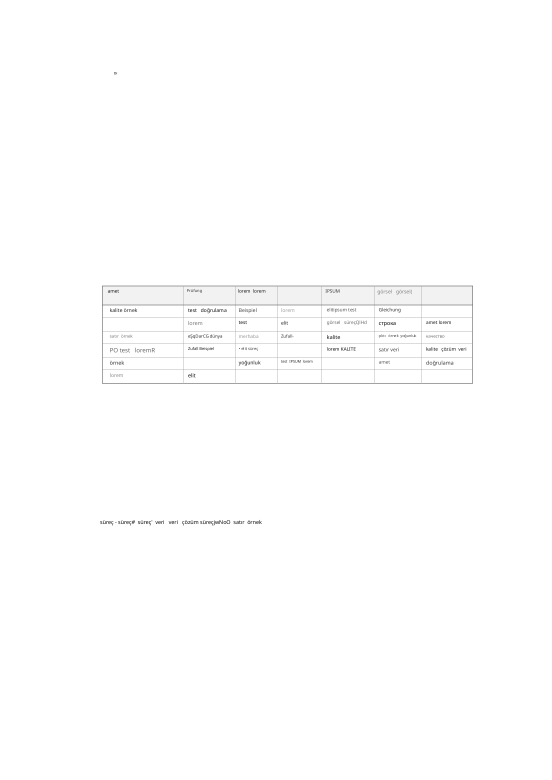
#> input picture test_artifacts/e2e/acceptance_report_source/images/000000.png, 1654 x 2338 px (shown at 1/3 size)
$ python -i image_cleanup.py   (imports and definitions only)
#> lines starting #> are read from the running program, lines starting #| are printed output that depends on the picture; after the words box and inside, x2 and y2 are one past the last pixel; in counts of white or black regions, pixels touching at a corner belong together
#> further down, picture is the input picture: PIL image 1654x2338 RGB; min 1, max 255, mean 253.9
# src/ai1_gen/latex/image_cleanup.py
# Recommended version ranges:
# - Python>=3.10,<3.14
# - Pillow>=10,<12

from __future__ import annotations

from PIL import Image, ImageChops

from .errors import LatexRenderError


def crop_rgba_to_alpha_bbox(
    image: Image.Image,
    pad: int = 4,
    *,
    white_threshold: int = 248,
    ink_threshold: int = 7,
) -> Image.Image:
    """
    Crop renderer output to the visible LaTeX ink region.

    Some HTTP renderers return a full white-page PNG with a fully opaque alpha
    channel. A pure alpha-bbox crop is not enough in that case. This function
    detects ink by comparing pixels against a white background, converts the
    background to transparency, and returns black glyphs on transparent alpha.
    """
#> called with pad = 4, white_threshold = 248, ink_threshold = 7
    if image.mode != "RGBA":
        image = image.convert("RGBA")

    if image.width <= 1 or image.height <= 1:
        return image

    rgb = image.convert("RGB")
    white = Image.new("RGB", rgb.size, (255, 255, 255))
#> white: PIL image 1654x2338 RGB; every value is 255

    diff = ImageChops.difference(rgb, white).convert("L")
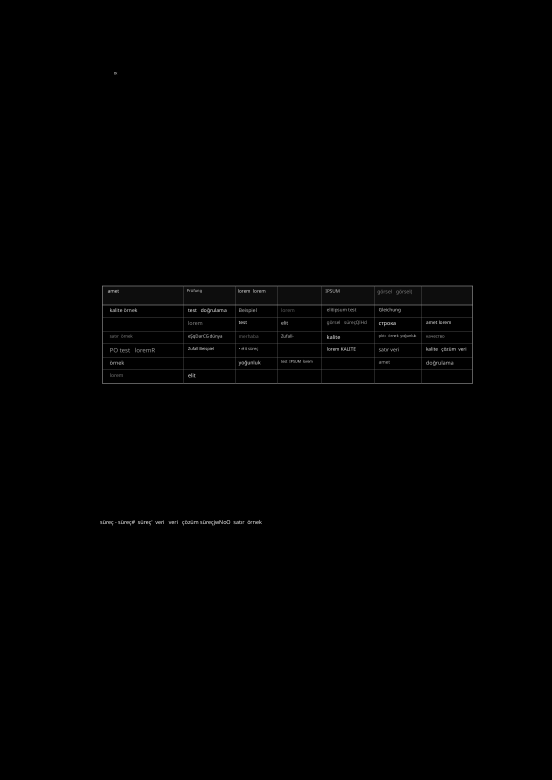
#> diff: PIL image 1654x2338 L (shown at 1/3 size); min 0, max 254, mean 1.1
    ink_mask = diff.point(lambda pixel: 255 if pixel > ink_threshold else 0)
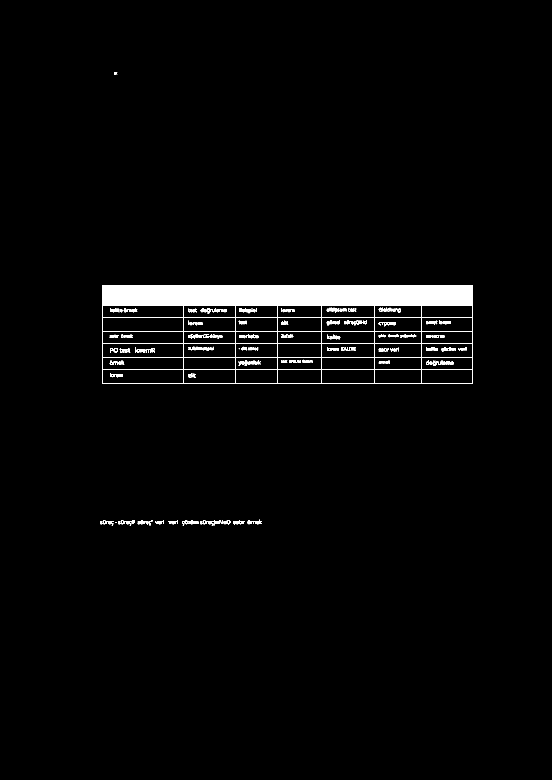
#> ink_mask: PIL image 1654x2338 L (shown at 1/3 size); 2.3% white; 281 white regions (34 under 20 px), largest, box (x1, y1, x2, y2) and area: (306, 857, 1419, 1151) 75738, (359, 1045, 383, 1058) 163, (1053, 961, 1078, 976) 161
    bbox = ink_mask.getbbox()
#> bbox = (300, 216, 1419, 1576)

    if bbox is None:
        raise LatexRenderError("render/latex-empty-ink")

    x0, y0, x1, y1 = bbox
#> x0 = 300; y0 = 216; x1 = 1419; y1 = 1576
    x0 = max(0, x0 - pad)
#> x0 = 296
    y0 = max(0, y0 - pad)
#> y0 = 212
    x1 = min(image.width, x1 + pad)
#> x1 = 1423
    y1 = min(image.height, y1 + pad)
#> y1 = 1580

    cropped_rgb = rgb.crop((x0, y0, x1, y1))
    cropped_diff = ImageChops.difference(
        cropped_rgb,
        Image.new("RGB", cropped_rgb.size, (255, 255, 255)),
    ).convert("L")
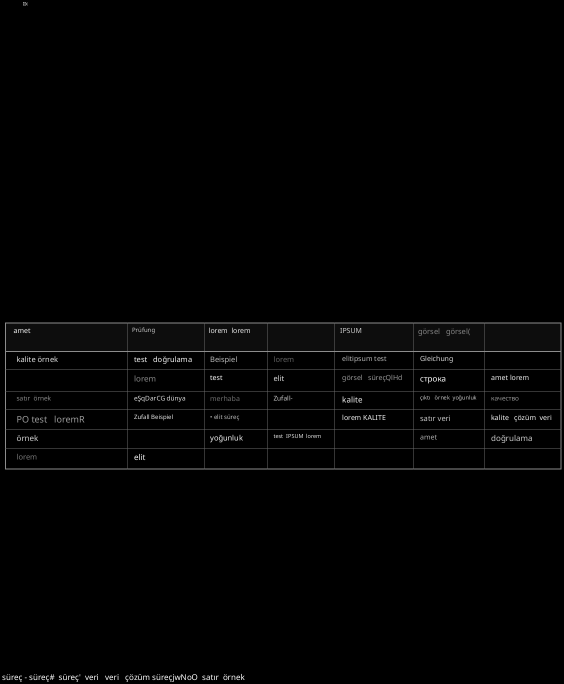
#> cropped_diff: PIL image 1127x1368 L (shown at 1/2 size); min 0, max 254, mean 2.8

    soft_alpha = cropped_diff.point(lambda pixel: max(0, min(255, int(pixel) * 4)))
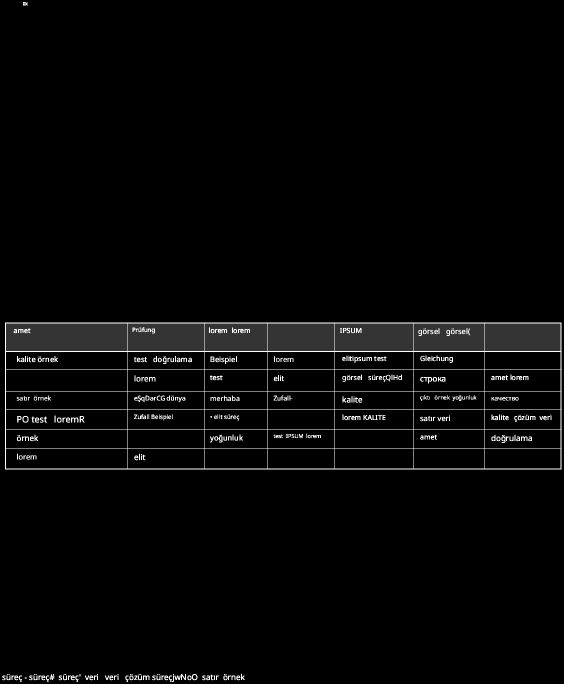
#> soft_alpha: PIL image 1127x1368 L (shown at 1/2 size); min 0, max 255, mean 6.6
    near_white_kill = cropped_rgb.convert("L").point(
        lambda pixel: 0 if pixel >= white_threshold else 255
    )
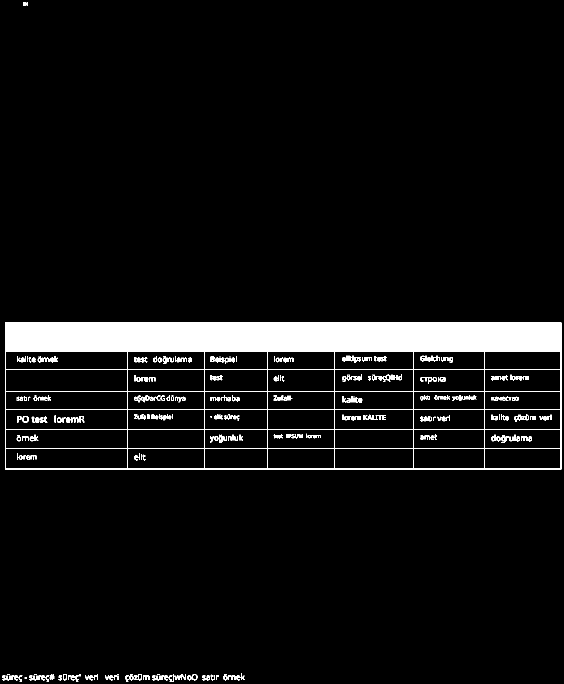
#> near_white_kill: PIL image 1127x1368 L (shown at 1/2 size); 5.8% white; 281 white regions (34 under 20 px), largest, box (x1, y1, x2, y2) and area: (10, 645, 1123, 939) 75738, (63, 833, 87, 846) 163, (757, 749, 782, 764) 161

    alpha = ImageChops.multiply(soft_alpha, near_white_kill)

    output = Image.new("RGBA", cropped_rgb.size, (0, 0, 0, 0))
#> output: PIL image 1127x1368 RGBA; every value is 0
    black = Image.new("RGBA", cropped_rgb.size, (0, 0, 0, 255))
    output.paste(black, (0, 0), alpha)
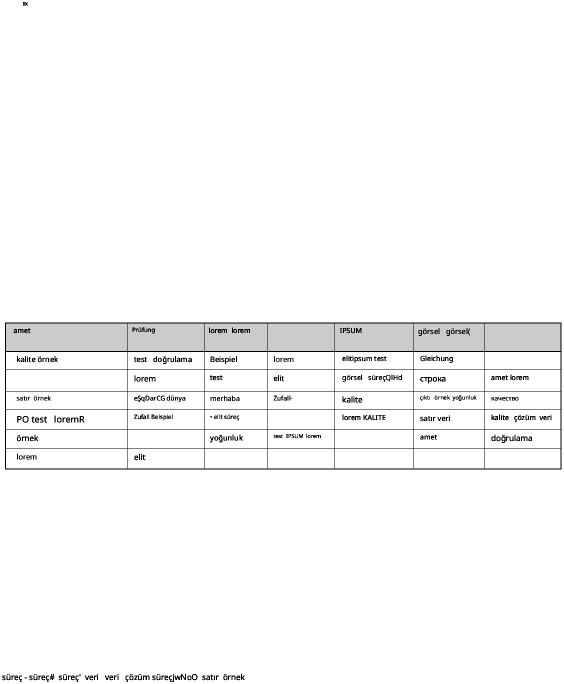
#> output: PIL image 1127x1368 RGBA (shown at 1/2 size); mean R, G, B, A 0, 0, 0, 6.6; transparent parts drawn white
    output.putalpha(alpha)

    final_bbox = output.getchannel("A").getbbox()
#> final_bbox = (4, 4, 1123, 1364)

    if final_bbox is None:
        raise LatexRenderError("render/latex-empty-alpha-after-cleanup")

    cropped = output.crop(final_bbox)

    if pad <= 0:
        return cropped

    padded = Image.new(
        "RGBA",
        (cropped.width + 2 * pad, cropped.height + 2 * pad),
        (0, 0, 0, 0),
    )
    padded.paste(cropped, (pad, pad), cropped)
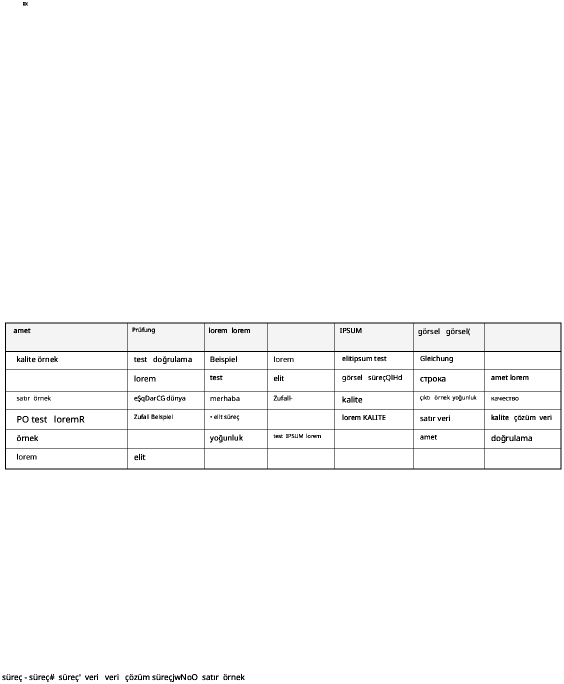
#> padded: PIL image 1127x1368 RGBA (shown at 1/2 size); mean R, G, B, A 0, 0, 0, 4.9; transparent parts drawn white
    return padded

>>> from PIL import Image
>>> picture = Image.open('../../../test_artifacts/e2e/acceptance_report_source/images/000000.png')
>>> result = crop_rgba_to_alpha_bbox(picture)

$ run again, on test_artifacts/e2e/acceptance_report_source/images/000001.png
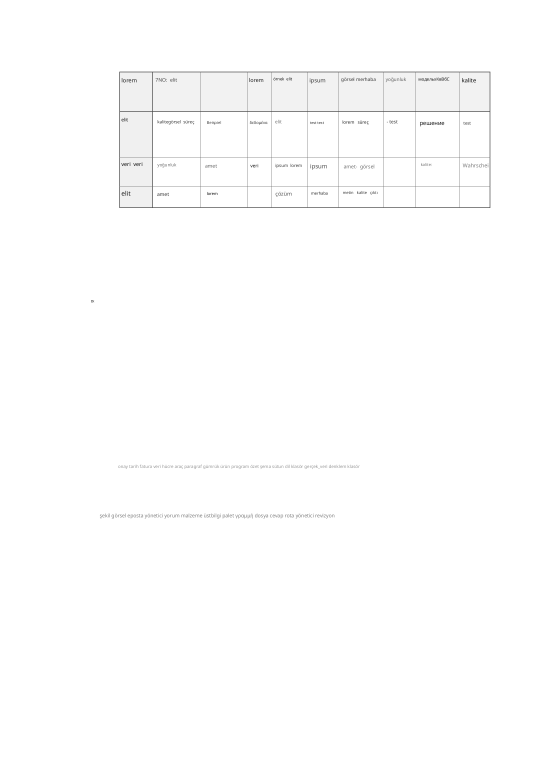
#> input picture test_artifacts/e2e/acceptance_report_source/images/000001.png, 1654 x 2338 px (shown at 1/3 size)
#> picture is the input picture: PIL image 1654x2338 RGB; min 4, max 255, mean 253.4
#> white: PIL image 1654x2338 RGB; every value is 255
#> in crop_rgba_to_alpha_bbox, `ink_mask = diff.point(lambda pixel: 255 if pixel > ink_threshold else 0)`:
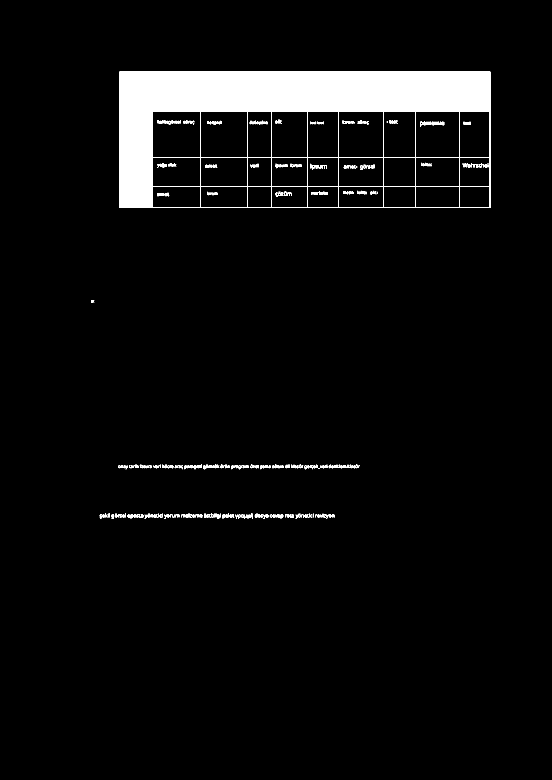
#> ink_mask: PIL image 1654x2338 L (shown at 1/3 size); 4.7% white; 278 white regions (56 under 20 px), largest, box (x1, y1, x2, y2) and area: (358, 215, 1471, 624) 170649, (392, 1542, 430, 1556) 224, (749, 362, 776, 373) 150
#> bbox = (273, 215, 1471, 1556)
#> in crop_rgba_to_alpha_bbox, `x0, y0, x1, y1 = bbox`: x0 = 273; y0 = 215; x1 = 1471; y1 = 1556
#> in crop_rgba_to_alpha_bbox, `x0 = max(0, x0 - pad)`: x0 = 269
#> in crop_rgba_to_alpha_bbox, `y0 = max(0, y0 - pad)`: y0 = 211
#> in crop_rgba_to_alpha_bbox, `x1 = min(image.width, x1 + pad)`: x1 = 1475
#> in crop_rgba_to_alpha_bbox, `y1 = min(image.height, y1 + pad)`: y1 = 1560
#> near_white_kill: PIL image 1206x1349 L; 11.3% white; 278 white regions (56 under 20 px), largest, box (x1, y1, x2, y2) and area: (89, 4, 1202, 413) 170649, (123, 1331, 161, 1345) 224, (480, 151, 507, 162) 150
#> final_bbox = (4, 4, 1202, 1345)
#> in crop_rgba_to_alpha_bbox, `padded.paste(cropped, (pad, pad), cropped)`:
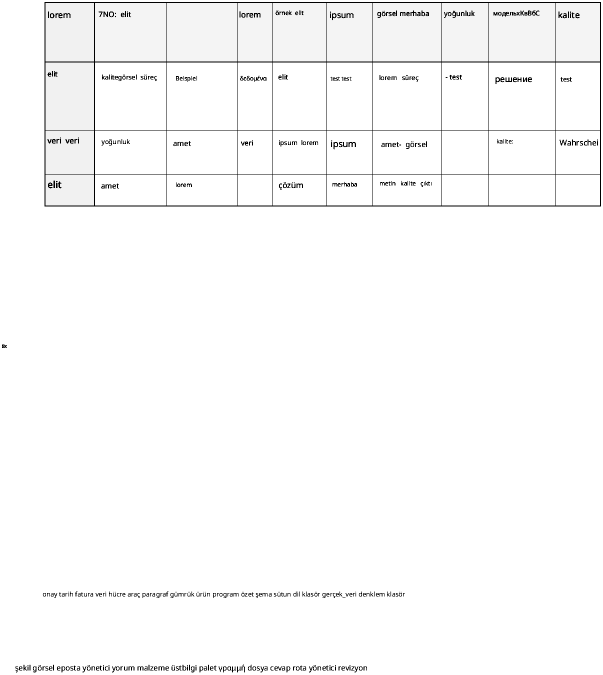
#> padded: PIL image 1206x1349 RGBA (shown at 1/2 size); mean R, G, B, A 0, 0, 0, 5.3; transparent parts drawn white

$ run again, on test_artifacts/e2e/acceptance_report_source/images/000002.png
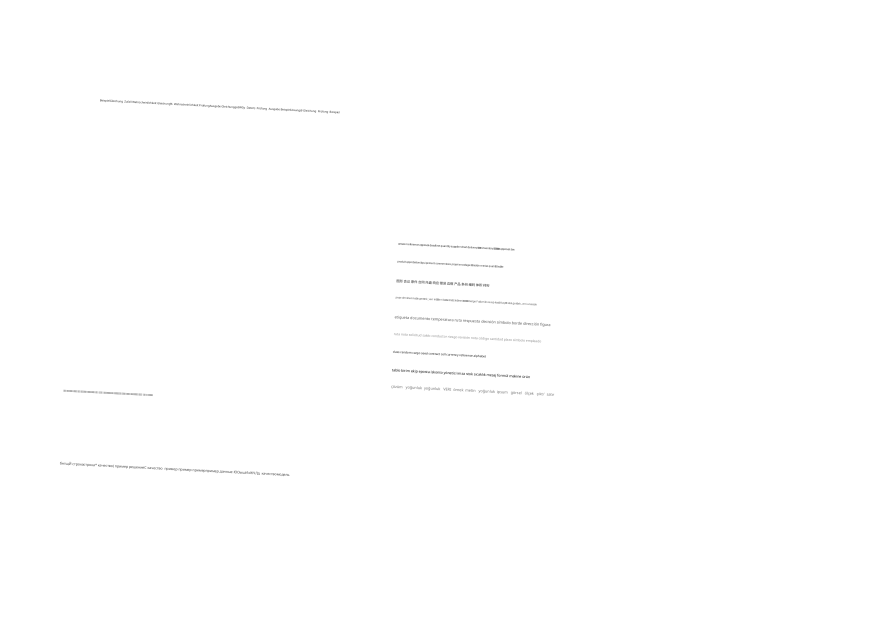
#> input picture test_artifacts/e2e/acceptance_report_source/images/000002.png, 3507 x 2481 px (shown at 1/4 size)
#> picture is the input picture: PIL image 3507x2481 RGB; min 2, max 255, mean 254.6
#> white: PIL image 3507x2481 RGB; every value is 255
#> in crop_rgba_to_alpha_bbox, `ink_mask = diff.point(lambda pixel: 255 if pixel > ink_threshold else 0)`:
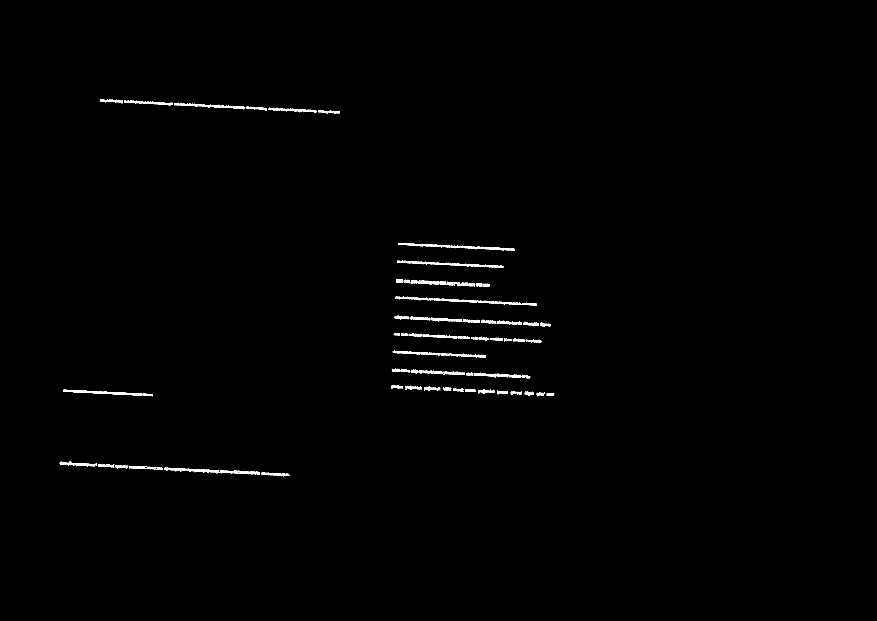
#> ink_mask: PIL image 3507x2481 L (shown at 1/4 size); 0.49% white; 394 white regions (19 under 20 px), largest, box (x1, y1, x2, y2) and area: (392, 1857, 457, 1872) 422, (1047, 1890, 1107, 1902) 408, (925, 424, 981, 437) 383
#> bbox = (239, 397, 2217, 1905)
#> in crop_rgba_to_alpha_bbox, `x0, y0, x1, y1 = bbox`: x0 = 239; y0 = 397; x1 = 2217; y1 = 1905
#> in crop_rgba_to_alpha_bbox, `x0 = max(0, x0 - pad)`: x0 = 235
#> in crop_rgba_to_alpha_bbox, `y0 = max(0, y0 - pad)`: y0 = 393
#> in crop_rgba_to_alpha_bbox, `x1 = min(image.width, x1 + pad)`: x1 = 2221
#> in crop_rgba_to_alpha_bbox, `y1 = min(image.height, y1 + pad)`: y1 = 1909
#> near_white_kill: PIL image 1986x1516 L; 1.4% white; 394 white regions (19 under 20 px), largest, box (x1, y1, x2, y2) and area: (157, 1464, 222, 1479) 422, (812, 1497, 872, 1509) 408, (690, 31, 746, 44) 383
#> final_bbox = (4, 4, 1982, 1512)
#> in crop_rgba_to_alpha_bbox, `cropped = output.crop(final_bbox)`:
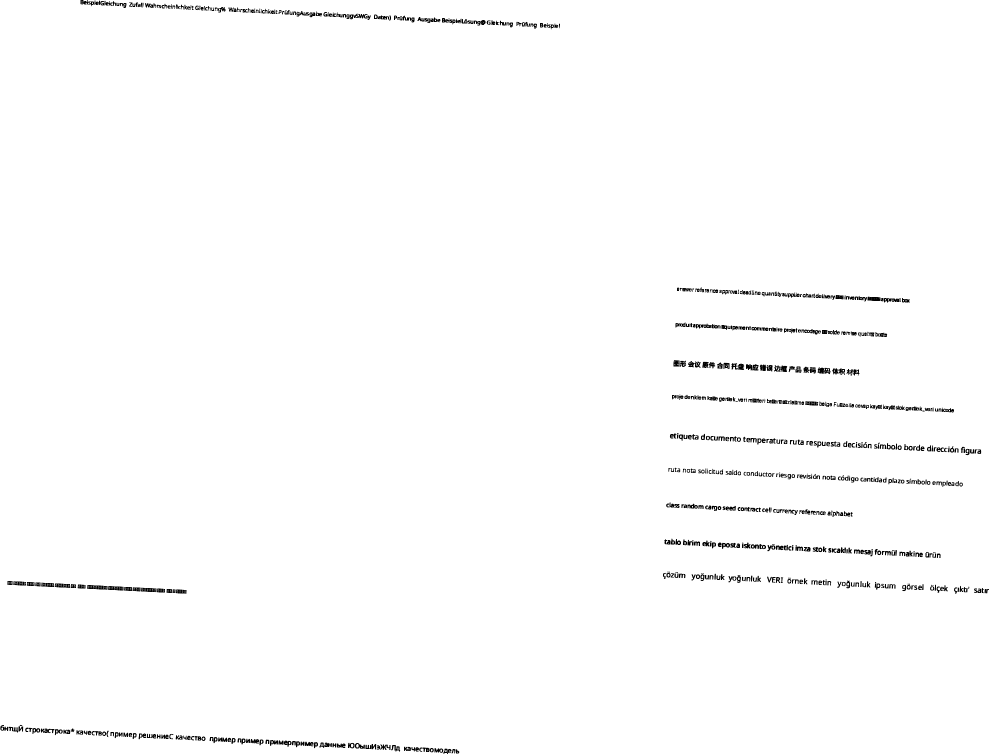
#> cropped: PIL image 1978x1508 RGBA (shown at 1/2 size); mean R, G, B, A 0, 0, 0, 2.9; transparent parts drawn white
